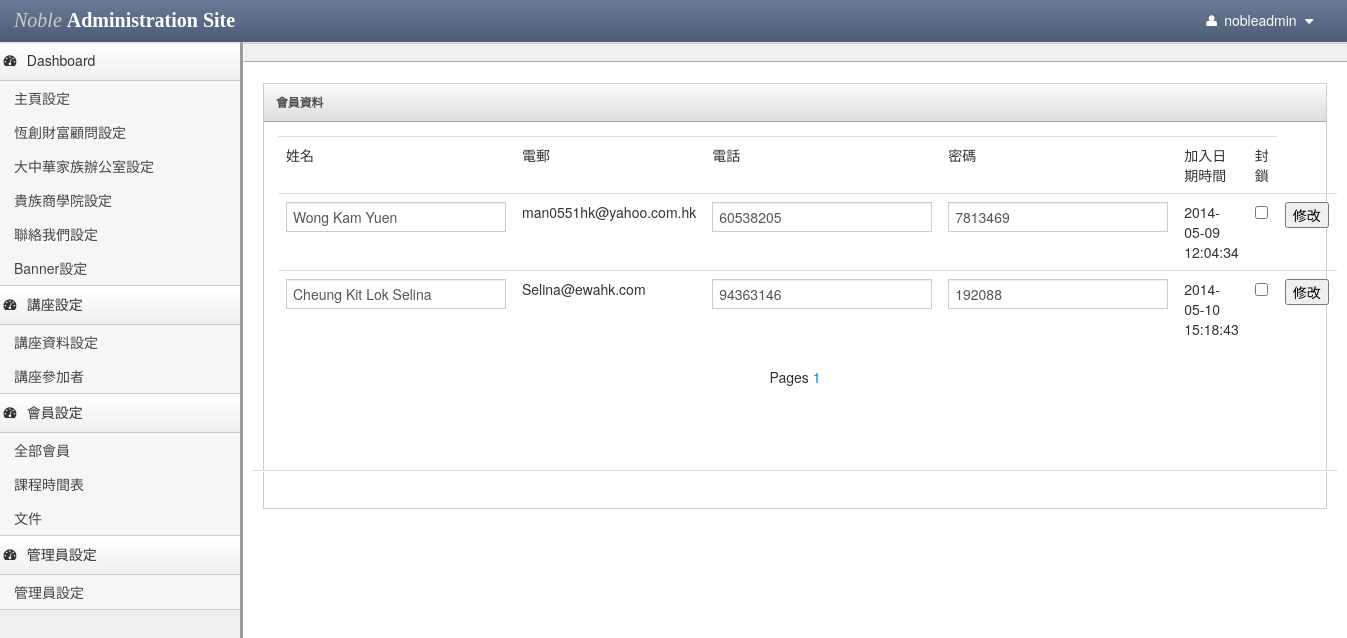
The page /admin/editMember.php (signed in) on the database its author committed.
### tables this page shows
CREATE TABLE IF NOT EXISTS `membertable` (
  `memberID` int(20) unsigned NOT NULL AUTO_INCREMENT,
  `name` varchar(30) NOT NULL,
  `email` varchar(50) NOT NULL,
  `phone` int(15) unsigned NOT NULL,
  `password` varchar(20) NOT NULL,
  `time` datetime NOT NULL,
  `blocked` int(1) DEFAULT '0',
  PRIMARY KEY (`memberID`)
);

### admin/editMember.php (the view, shortened to what this page needs)
<?php require("interface1.php");?>
<div class="block">
	<a href="#tablewidget" class="block-heading" data-toggle="collapse">會員資料</a>
	<div class="block-body">
		<table class = "table">
		<tbody>
			<tr>
				<td>姓名</td>
				<td>電郵</td>
				<td>電話</td>
				<td>密碼</td>
				<td>加入日期時間</td>
				<td>封鎖</td>
			</tr>
		<?php
		if(empty($from)) {
			$from = 0;
		}
			$sql = "select * from membertable order by memberID asc limit $from, 50";
			$result = mysql_query($sql);
			while($row = mysql_fetch_array($result))
			{
				print "<tr>";
				print "<form action = 'editMember.php' method = 'POST'>";
				print "<td>";
				print "<input type = 'text' name = 'name' value = '".$row["name"]."'>";
				print "</td>";
				print "<td>";
				print "$row[email]";
				print "</td>";
				print "<td>";
				print "<input type = 'text' name = 'phone' value = '".$row["phone"]."'>";
				print "</td>";
				print "<td>";
				print "<input type = 'text' name = 'password' value = '".$row["password"]."'>";
				print "</td>";
				print "<td>";
				print "$row[time]";
				print "</td>";
				print "<td>";
				print "<input type = 'checkbox' name = 'blocked' ";
				print ">";
				print "</td>";
				print "<td>";
				print "<input type = 'submit' name = 'submit' value = '修改'>";
				print "</td>";
				print "</form>";
				print "</tr>";
			}
		?>
		</tbody>
		</table>
		<p><center><?php echo "Pages "; page_menu(); ?></center></p>
	</div>
			<?php
		function page_menu()
		{
			$sql = "select count(*) as numrows from membertable";
			$result = mysql_query($sql);
			$totalrows = mysql_fetch_array($result);
			$numpage = $totalrows[numrows]/50;
			for($i=1; $i<=$numpage; $i++) {
				echo "<a href='editMember.php?page=$record'>$i</a>";
				echo " ";
				$record+=5;
			}
			if($totalrows[numrows]%5 != 0) {
				echo "<a href='editMember.php?page=$record'>$i</a>";
			}
		}
	?>
<?php require("interface2.php");?>

### admin/interface1.php (shortened to what this page needs)
<!DOCTYPE html PUBLIC "-//W3C//DTD XHTML 1.0 Transitional//EN" "http://www.w3.org/TR/xhtml1/DTD/xhtml1-transitional.dtd">
<html xmlns="http://www.w3.org/1999/xhtml">
  <head>
    <link rel="stylesheet" type="text/css" href="lib/bootstrap/css/bootstrap.css">
    <link rel="stylesheet" type="text/css" href="stylesheets/theme.css">
    <link rel="stylesheet" href="lib/font-awesome/css/font-awesome.css">
  </head>
  <body class="">
    <div class="navbar">
        <div class="navbar-inner">
                <ul class="nav pull-right">
                    <li id="fat-menu" class="dropdown">
                        <a href="#" role="button" class="dropdown-toggle" data-toggle="dropdown">
                            <i class="icon-user"></i>
							<?php
								$adminID = $_SESSION["adminID"];
								$sql = "select loginID from admin where adminID = '$adminID'";
								$result = mysql_query($sql);
								if($row = mysql_fetch_array($result))
								{
									print $row["loginID"];
								}
							?>
                            <i class="icon-caret-down"></i>
                        </a>
                    </li>
                </ul>
                <a class="brand" href="index.php"><span class="first">Noble</span> <span class="second">Administration Site</span></a>
        </div>
    </div>
    <div class="sidebar-nav">
        <a href="#dashboard-menu" class="nav-header" data-toggle="collapse"><i class="icon-dashboard"></i>Dashboard</a>
        <ul id="dashboard-menu" class="nav nav-list collapse in">
            <li><a href="editMain.php">主頁設定</a></li>
            <li ><a href="editWealth.php">恆創財富顧問設定</a></li>
            <li ><a href="editFamily.php">大中華家族辦公室設定</a></li>
            <li ><a href="editSchool.php">貴族商學院設定</a></li>
            <li ><a href="editContact.php">聯絡我們設定</a></li>
			<li ><a href="editBanner.php">Banner設定</a></li>
        </ul>
		<a href="#dashboard-menu" class="nav-header" data-toggle="collapse"><i class="icon-dashboard"></i>講座設定</a>
		<ul id="dashboard-menu" class="nav nav-list collapse in">
			<li><a href="eventEditor.php">講座資料設定</a></li>
			<li><a href="event_joiner.php">講座參加者</a></li>
		</ul>
		<a href="#dashboard-menu" class="nav-header" data-toggle="collapse"><i class="icon-dashboard"></i>會員設定</a>
		<ul id="dashboard-menu" class="nav nav-list collapse in">
			<li><a href="editMember.php">全部會員</a></li>
			<li><a href="course.php">課程時間表</a></li>
			<li><a href="file.php">文件</a></li>
		</ul>
		<a href="#dashboard-menu" class="nav-header" data-toggle="collapse"><i class="icon-dashboard"></i>管理員設定</a>
		<ul id="dashboard-menu" class="nav nav-list collapse in">
			<li><a href="adminSetting.php">管理員設定</a></li>
		</ul>
    </div>
    <div class="content">
        <div class="header">
        </div>
		<ul class="breadcrumb">
        </ul>
        <div class="container-fluid">
            <div class="row-fluid">

### admin/interface1.php (style rules this page uses)
.brand { font-family: georgia, serif; }
.brand .first { color: #ccc; font-style: italic; }
.brand .second { color: #fff; font-weight: bold; }

### rows shown on the page
membertable: name "Wong Kam Yuen", email "man0551hk@yahoo.com.hk", phone "60538205", password "7813469", time "2014-05-09 12:04:34"
membertable: name "Cheung Kit Lok Selina", email "Selina@ewahk.com", phone "94363146", password "192088", time "2014-05-10 15:18:43"

### other values the page prints
$row["loginID"] "nobleadmin"
$i "1"
